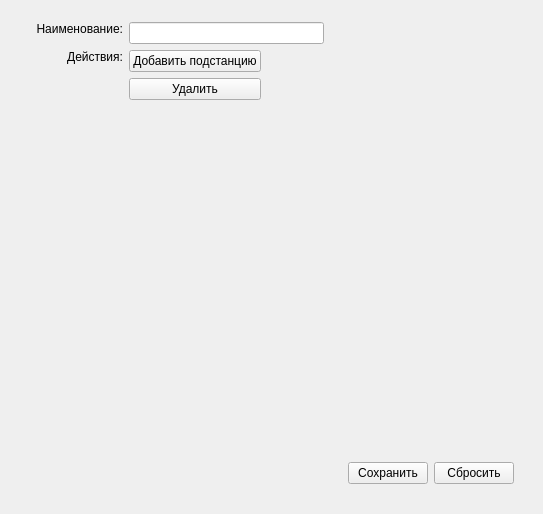
<?xml version="1.0" encoding="UTF-8"?>
<ui version="4.0">
 <class>FactorySets</class>
 <widget class="QWidget" name="FactorySets">
  <property name="geometry">
   <rect>
    <x>0</x>
    <y>0</y>
    <width>543</width>
    <height>514</height>
   </rect>
  </property>
  <property name="windowTitle">
   <string>Form</string>
  </property>
  <widget class="QWidget" name="horizontalLayoutWidget">
   <property name="geometry">
    <rect>
     <x>20</x>
     <y>10</y>
     <width>511</width>
     <height>491</height>
    </rect>
   </property>
   <layout class="QHBoxLayout" name="mainLayout">
    <property name="leftMargin">
     <number>10</number>
    </property>
    <property name="topMargin">
     <number>6</number>
    </property>
    <property name="rightMargin">
     <number>6</number>
    </property>
    <property name="bottomMargin">
     <number>6</number>
    </property>
    <item>
     <layout class="QGridLayout" name="gridLayout">
      <property name="margin">
       <number>6</number>
      </property>
      <item row="0" column="0">
       <widget class="QLabel" name="label">
        <property name="text">
         <string>Наименование:</string>
        </property>
        <property name="alignment">
         <set>Qt::AlignRight|Qt::AlignTop|Qt::AlignTrailing</set>
        </property>
       </widget>
      </item>
      <item row="4" column="1">
       <layout class="QHBoxLayout" name="horizontalLayout_2">
        <property name="topMargin">
         <number>5</number>
        </property>
        <property name="rightMargin">
         <number>5</number>
        </property>
        <property name="bottomMargin">
         <number>5</number>
        </property>
        <item>
         <spacer name="horizontalSpacer">
          <property name="orientation">
           <enum>Qt::Horizontal</enum>
          </property>
          <property name="sizeHint" stdset="0">
           <size>
            <width>40</width>
            <height>20</height>
           </size>
          </property>
         </spacer>
        </item>
        <item>
         <widget class="QPushButton" name="cmdSave">
          <property name="text">
           <string>Сохранить</string>
          </property>
         </widget>
        </item>
        <item>
         <widget class="QPushButton" name="cmdDrop">
          <property name="text">
           <string>Сбросить</string>
          </property>
         </widget>
        </item>
       </layout>
      </item>
      <item row="1" column="0">
       <widget class="QLabel" name="label_2">
        <property name="text">
         <string>Действия:</string>
        </property>
        <property name="alignment">
         <set>Qt::AlignRight|Qt::AlignTop|Qt::AlignTrailing</set>
        </property>
       </widget>
      </item>
      <item row="0" column="1">
       <layout class="QHBoxLayout" name="horizontalLayout_3">
        <item>
         <widget class="QLineEdit" name="txtName"/>
        </item>
        <item>
         <spacer name="horizontalSpacer_2">
          <property name="orientation">
           <enum>Qt::Horizontal</enum>
          </property>
          <property name="sizeHint" stdset="0">
           <size>
            <width>40</width>
            <height>20</height>
           </size>
          </property>
         </spacer>
        </item>
       </layout>
      </item>
      <item row="1" column="1">
       <layout class="QHBoxLayout" name="horizontalLayout_4">
        <item>
         <layout class="QVBoxLayout" name="verticalLayout">
          <property name="rightMargin">
           <number>6</number>
          </property>
          <item>
           <widget class="QPushButton" name="cmdAddObject">
            <property name="text">
             <string>Добавить подстанцию</string>
            </property>
           </widget>
          </item>
          <item>
           <widget class="QPushButton" name="cmdRemove">
            <property name="text">
             <string>Удалить</string>
            </property>
           </widget>
          </item>
         </layout>
        </item>
        <item>
         <spacer name="horizontalSpacer_3">
          <property name="orientation">
           <enum>Qt::Horizontal</enum>
          </property>
          <property name="sizeHint" stdset="0">
           <size>
            <width>40</width>
            <height>20</height>
           </size>
          </property>
         </spacer>
        </item>
       </layout>
      </item>
      <item row="2" column="1">
       <spacer name="verticalSpacer">
        <property name="orientation">
         <enum>Qt::Vertical</enum>
        </property>
        <property name="sizeHint" stdset="0">
         <size>
          <width>20</width>
          <height>40</height>
         </size>
        </property>
       </spacer>
      </item>
     </layout>
    </item>
   </layout>
  </widget>
 </widget>
 <tabstops>
  <tabstop>txtName</tabstop>
  <tabstop>cmdRemove</tabstop>
  <tabstop>cmdSave</tabstop>
  <tabstop>cmdDrop</tabstop>
 </tabstops>
 <resources/>
 <connections>
  <connection>
   <sender>cmdRemove</sender>
   <signal>clicked()</signal>
   <receiver>FactorySets</receiver>
   <slot>removeItem()</slot>
   <hints>
    <hint type="sourcelabel">
     <x>173</x>
     <y>59</y>
    </hint>
    <hint type="destinationlabel">
     <x>185</x>
     <y>722</y>
    </hint>
   </hints>
  </connection>
  <connection>
   <sender>cmdAddObject</sender>
   <signal>clicked()</signal>
   <receiver>FactorySets</receiver>
   <slot>appendChild()</slot>
   <hints>
    <hint type="sourcelabel">
     <x>211</x>
     <y>88</y>
    </hint>
    <hint type="destinationlabel">
     <x>233</x>
     <y>757</y>
    </hint>
   </hints>
  </connection>
  <connection>
   <sender>cmdSave</sender>
   <signal>clicked()</signal>
   <receiver>FactorySets</receiver>
   <slot>saveChanges()</slot>
   <hints>
    <hint type="sourcelabel">
     <x>373</x>
     <y>475</y>
    </hint>
    <hint type="destinationlabel">
     <x>384</x>
     <y>742</y>
    </hint>
   </hints>
  </connection>
  <connection>
   <sender>cmdDrop</sender>
   <signal>clicked()</signal>
   <receiver>FactorySets</receiver>
   <slot>dropChanges()</slot>
   <hints>
    <hint type="sourcelabel">
     <x>461</x>
     <y>470</y>
    </hint>
    <hint type="destinationlabel">
     <x>468</x>
     <y>782</y>
    </hint>
   </hints>
  </connection>
 </connections>
 <slots>
  <slot>appendChild()</slot>
  <slot>removeItem()</slot>
  <slot>saveChanges()</slot>
  <slot>dropChanges()</slot>
 </slots>
</ui>
